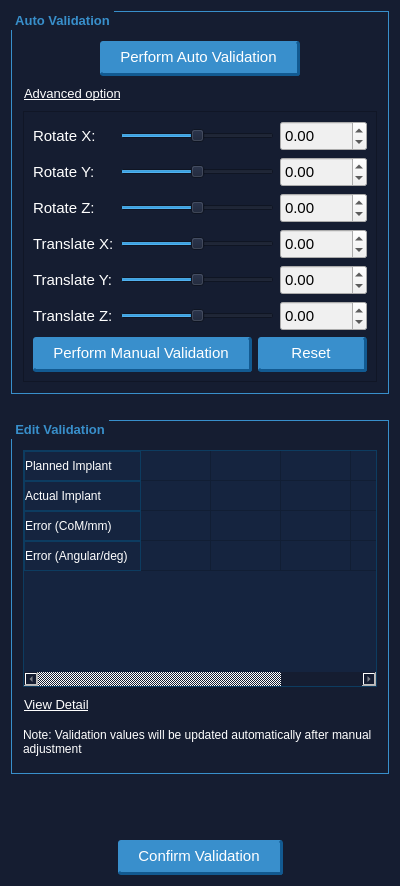
<?xml version="1.0" encoding="UTF-8"?>
<ui version="4.0">
 <class>SCBDentalValidationPipeline</class>
 <widget class="QWidget" name="SCBDentalValidationPipeline">
  <property name="enabled">
   <bool>true</bool>
  </property>
  <property name="geometry">
   <rect>
    <x>0</x>
    <y>0</y>
    <width>400</width>
    <height>886</height>
   </rect>
  </property>
  <property name="minimumSize">
   <size>
    <width>400</width>
    <height>0</height>
   </size>
  </property>
  <property name="maximumSize">
   <size>
    <width>400</width>
    <height>16777215</height>
   </size>
  </property>
  <property name="font">
   <font>
    <family>Microsoft YaHei UI</family>
   </font>
  </property>
  <property name="windowTitle">
   <string>SCBDentalValidationPipeline</string>
  </property>
  <property name="styleSheet">
   <string notr="true">QWidget{
        background-color:#151d31}</string>
  </property>
  <layout class="QVBoxLayout" name="verticalLayout_4">
   <item>
    <widget class="QGroupBox" name="groupBox">
     <property name="font">
      <font>
       <pointsize>10</pointsize>
       <weight>75</weight>
       <bold>true</bold>
      </font>
     </property>
     <property name="styleSheet">
      <string notr="true">QGroupBox {
    background-color: transparent;
    border: 1px solid #388fcb;
    border-radius: 0px;
    margin-top: 4ex; /* leave space at the top for the title */
    font-weight: bold;
	
}

QGroupBox::title {
    subcontrol-origin: margin;
    subcontrol-position: top left; /* position at the top center */
    color: #388fcb;
    padding: 2px;
}</string>
     </property>
     <property name="title">
      <string>Auto Validation</string>
     </property>
     <layout class="QVBoxLayout" name="verticalLayout_3">
      <item>
       <layout class="QHBoxLayout" name="horizontalLayout">
        <item>
         <spacer name="horizontalSpacer">
          <property name="orientation">
           <enum>Qt::Horizontal</enum>
          </property>
          <property name="sizeHint" stdset="0">
           <size>
            <width>359</width>
            <height>17</height>
           </size>
          </property>
         </spacer>
        </item>
        <item>
         <widget class="QPushButton" name="autoValidationPushButton">
          <property name="font">
           <font>
            <family>Microsoft YaHei UI</family>
            <pointsize>11</pointsize>
           </font>
          </property>
          <property name="styleSheet">
           <string notr="true">QPushButton{
padding:7px 20px 7px 20px;
outline:none;
background-color: #398fcc;
border-radius:3px; 
border-top: none;
border-left: none;
border-right: 3px  solid #125a91;
border-bottom: 3px  solid #125a91;
color:rgb(255, 255, 255);
}

QPushButton:hover{ 
background-color:#2fa2f4; 
color: white; 
}

QPushButton:pressed
{ 
background-color: #398fcc;
border:none;
}


/*
QPushButton {
color: #333;
border: 2px solid #555;
border-radius: 11px;
padding: 5px;
background: qradialgradient(cx: 0.3, cy: -0.4,
fx: 0.3, fy: -0.4,
radius: 1.35, stop: 0 #fff, stop: 1 #888);
min-width: 80px;
}

QPushButton:hover {
background: qradialgradient(cx: 0.3, cy: -0.4,
fx: 0.3, fy: -0.4,
radius: 1.35, stop: 0 #fff, stop: 1 #bbb);
}

QPushButton:pressed {
background: qradialgradient(cx: 0.4, cy: -0.1,
fx: 0.4, fy: -0.1,
radius: 1.35, stop: 0 #fff, stop: 1 #ddd);
}
*/</string>
          </property>
          <property name="text">
           <string>Perform Auto Validation</string>
          </property>
         </widget>
        </item>
        <item>
         <spacer name="horizontalSpacer_5">
          <property name="orientation">
           <enum>Qt::Horizontal</enum>
          </property>
          <property name="sizeHint" stdset="0">
           <size>
            <width>359</width>
            <height>17</height>
           </size>
          </property>
         </spacer>
        </item>
        <item>
         <spacer name="horizontalSpacer_2">
          <property name="orientation">
           <enum>Qt::Horizontal</enum>
          </property>
          <property name="sizeHint" stdset="0">
           <size>
            <width>40</width>
            <height>20</height>
           </size>
          </property>
         </spacer>
        </item>
       </layout>
      </item>
      <item>
       <widget class="QPushButton" name="manualRegPushButton">
        <property name="font">
         <font>
          <pointsize>10</pointsize>
          <underline>true</underline>
         </font>
        </property>
        <property name="cursor">
         <cursorShape>PointingHandCursor</cursorShape>
        </property>
        <property name="styleSheet">
         <string notr="true">QPushButton{
text-align: left;
color:white;
}</string>
        </property>
        <property name="text">
         <string>Advanced option</string>
        </property>
        <property name="flat">
         <bool>true</bool>
        </property>
       </widget>
      </item>
      <item>
       <widget class="QFrame" name="manualRegFrame">
        <property name="frameShape">
         <enum>QFrame::StyledPanel</enum>
        </property>
        <property name="frameShadow">
         <enum>QFrame::Raised</enum>
        </property>
        <layout class="QVBoxLayout" name="verticalLayout_2">
         <item>
          <layout class="QGridLayout" name="gridLayout_2">
           <item row="1" column="0">
            <widget class="QLabel" name="label_5">
             <property name="minimumSize">
              <size>
               <width>0</width>
               <height>30</height>
              </size>
             </property>
             <property name="font">
              <font>
               <family>Microsoft YaHei UI</family>
               <pointsize>11</pointsize>
              </font>
             </property>
             <property name="styleSheet">
              <string notr="true">color:white;</string>
             </property>
             <property name="text">
              <string>Rotate Y:</string>
             </property>
            </widget>
           </item>
           <item row="0" column="0">
            <widget class="QLabel" name="label_4">
             <property name="minimumSize">
              <size>
               <width>0</width>
               <height>30</height>
              </size>
             </property>
             <property name="maximumSize">
              <size>
               <width>16777215</width>
               <height>16777215</height>
              </size>
             </property>
             <property name="font">
              <font>
               <family>Microsoft YaHei UI</family>
               <pointsize>11</pointsize>
              </font>
             </property>
             <property name="styleSheet">
              <string notr="true">color:white;</string>
             </property>
             <property name="text">
              <string>Rotate X:</string>
             </property>
            </widget>
           </item>
           <item row="3" column="0">
            <widget class="QLabel" name="label_7">
             <property name="minimumSize">
              <size>
               <width>0</width>
               <height>30</height>
              </size>
             </property>
             <property name="maximumSize">
              <size>
               <width>16777215</width>
               <height>16777215</height>
              </size>
             </property>
             <property name="font">
              <font>
               <family>Microsoft YaHei UI</family>
               <pointsize>11</pointsize>
              </font>
             </property>
             <property name="styleSheet">
              <string notr="true">color:white;</string>
             </property>
             <property name="text">
              <string>Translate X:</string>
             </property>
            </widget>
           </item>
           <item row="2" column="0">
            <widget class="QLabel" name="label_6">
             <property name="minimumSize">
              <size>
               <width>0</width>
               <height>30</height>
              </size>
             </property>
             <property name="font">
              <font>
               <family>Microsoft YaHei UI</family>
               <pointsize>11</pointsize>
              </font>
             </property>
             <property name="styleSheet">
              <string notr="true">color:white;</string>
             </property>
             <property name="text">
              <string>Rotate Z:</string>
             </property>
            </widget>
           </item>
           <item row="4" column="3">
            <widget class="QDoubleSpinBox" name="translateYSpinBox">
             <property name="minimumSize">
              <size>
               <width>0</width>
               <height>30</height>
              </size>
             </property>
             <property name="maximumSize">
              <size>
               <width>16777215</width>
               <height>16777215</height>
              </size>
             </property>
             <property name="font">
              <font>
               <pointsize>11</pointsize>
              </font>
             </property>
             <property name="styleSheet">
              <string notr="true">QDoubleSpinBox{
background-color: #f0f0f0;
color:black;
}</string>
             </property>
             <property name="minimum">
              <double>-2000.000000000000000</double>
             </property>
             <property name="maximum">
              <double>2000.000000000000000</double>
             </property>
            </widget>
           </item>
           <item row="0" column="3">
            <widget class="QDoubleSpinBox" name="rotateXSpinBox">
             <property name="minimumSize">
              <size>
               <width>0</width>
               <height>30</height>
              </size>
             </property>
             <property name="maximumSize">
              <size>
               <width>16777215</width>
               <height>16777215</height>
              </size>
             </property>
             <property name="font">
              <font>
               <pointsize>11</pointsize>
              </font>
             </property>
             <property name="styleSheet">
              <string notr="true">QDoubleSpinBox{
background-color: #f0f0f0;
color:black;
}</string>
             </property>
             <property name="minimum">
              <double>-180.000000000000000</double>
             </property>
             <property name="maximum">
              <double>180.000000000000000</double>
             </property>
             <property name="value">
              <double>0.000000000000000</double>
             </property>
            </widget>
           </item>
           <item row="4" column="1" colspan="2">
            <widget class="QSlider" name="translateYSlider">
             <property name="minimumSize">
              <size>
               <width>0</width>
               <height>30</height>
              </size>
             </property>
             <property name="maximumSize">
              <size>
               <width>16777215</width>
               <height>30</height>
              </size>
             </property>
             <property name="minimum">
              <number>-180</number>
             </property>
             <property name="maximum">
              <number>180</number>
             </property>
             <property name="orientation">
              <enum>Qt::Horizontal</enum>
             </property>
            </widget>
           </item>
           <item row="5" column="1" colspan="2">
            <widget class="QSlider" name="translateZSlider">
             <property name="minimumSize">
              <size>
               <width>0</width>
               <height>30</height>
              </size>
             </property>
             <property name="minimum">
              <number>-180</number>
             </property>
             <property name="maximum">
              <number>180</number>
             </property>
             <property name="orientation">
              <enum>Qt::Horizontal</enum>
             </property>
            </widget>
           </item>
           <item row="0" column="1" colspan="2">
            <widget class="QSlider" name="rotateXSlider">
             <property name="minimumSize">
              <size>
               <width>0</width>
               <height>30</height>
              </size>
             </property>
             <property name="minimum">
              <number>-180</number>
             </property>
             <property name="maximum">
              <number>180</number>
             </property>
             <property name="orientation">
              <enum>Qt::Horizontal</enum>
             </property>
            </widget>
           </item>
           <item row="5" column="0">
            <widget class="QLabel" name="label_9">
             <property name="minimumSize">
              <size>
               <width>0</width>
               <height>30</height>
              </size>
             </property>
             <property name="font">
              <font>
               <family>Microsoft YaHei UI</family>
               <pointsize>11</pointsize>
              </font>
             </property>
             <property name="styleSheet">
              <string notr="true">color:white;</string>
             </property>
             <property name="text">
              <string>Translate Z:</string>
             </property>
            </widget>
           </item>
           <item row="4" column="0">
            <widget class="QLabel" name="label_8">
             <property name="minimumSize">
              <size>
               <width>0</width>
               <height>30</height>
              </size>
             </property>
             <property name="maximumSize">
              <size>
               <width>16777215</width>
               <height>16777215</height>
              </size>
             </property>
             <property name="font">
              <font>
               <family>Microsoft YaHei UI</family>
               <pointsize>11</pointsize>
              </font>
             </property>
             <property name="styleSheet">
              <string notr="true">color:white;</string>
             </property>
             <property name="text">
              <string>Translate Y:</string>
             </property>
            </widget>
           </item>
           <item row="2" column="1" colspan="2">
            <widget class="QSlider" name="rotateZSlider">
             <property name="maximumSize">
              <size>
               <width>16777215</width>
               <height>30</height>
              </size>
             </property>
             <property name="minimum">
              <number>-180</number>
             </property>
             <property name="maximum">
              <number>180</number>
             </property>
             <property name="orientation">
              <enum>Qt::Horizontal</enum>
             </property>
            </widget>
           </item>
           <item row="5" column="3">
            <widget class="QDoubleSpinBox" name="translateZSpinBox">
             <property name="minimumSize">
              <size>
               <width>0</width>
               <height>30</height>
              </size>
             </property>
             <property name="maximumSize">
              <size>
               <width>16777215</width>
               <height>16777215</height>
              </size>
             </property>
             <property name="font">
              <font>
               <pointsize>11</pointsize>
              </font>
             </property>
             <property name="styleSheet">
              <string notr="true">QDoubleSpinBox{
background-color: #f0f0f0;
color:black;
}</string>
             </property>
             <property name="minimum">
              <double>-2000.000000000000000</double>
             </property>
             <property name="maximum">
              <double>2000.000000000000000</double>
             </property>
            </widget>
           </item>
           <item row="3" column="1" colspan="2">
            <widget class="QSlider" name="translateXSlider">
             <property name="maximumSize">
              <size>
               <width>16777215</width>
               <height>30</height>
              </size>
             </property>
             <property name="minimum">
              <number>-180</number>
             </property>
             <property name="maximum">
              <number>180</number>
             </property>
             <property name="orientation">
              <enum>Qt::Horizontal</enum>
             </property>
            </widget>
           </item>
           <item row="1" column="1" colspan="2">
            <widget class="QSlider" name="rotateYSlider">
             <property name="maximumSize">
              <size>
               <width>16777215</width>
               <height>30</height>
              </size>
             </property>
             <property name="minimum">
              <number>-180</number>
             </property>
             <property name="maximum">
              <number>180</number>
             </property>
             <property name="orientation">
              <enum>Qt::Horizontal</enum>
             </property>
            </widget>
           </item>
           <item row="2" column="3">
            <widget class="QDoubleSpinBox" name="rotateZSpinBox">
             <property name="minimumSize">
              <size>
               <width>0</width>
               <height>30</height>
              </size>
             </property>
             <property name="maximumSize">
              <size>
               <width>16777215</width>
               <height>16777215</height>
              </size>
             </property>
             <property name="font">
              <font>
               <pointsize>11</pointsize>
              </font>
             </property>
             <property name="styleSheet">
              <string notr="true">QDoubleSpinBox{
background-color: #f0f0f0;
color:black;
}</string>
             </property>
             <property name="minimum">
              <double>-180.000000000000000</double>
             </property>
             <property name="maximum">
              <double>180.000000000000000</double>
             </property>
            </widget>
           </item>
           <item row="1" column="3">
            <widget class="QDoubleSpinBox" name="rotateYSpinBox">
             <property name="minimumSize">
              <size>
               <width>0</width>
               <height>30</height>
              </size>
             </property>
             <property name="maximumSize">
              <size>
               <width>16777215</width>
               <height>16777215</height>
              </size>
             </property>
             <property name="font">
              <font>
               <pointsize>11</pointsize>
              </font>
             </property>
             <property name="styleSheet">
              <string notr="true">QDoubleSpinBox{
background-color: #f0f0f0;
color:black;
}</string>
             </property>
             <property name="minimum">
              <double>-180.000000000000000</double>
             </property>
             <property name="maximum">
              <double>180.000000000000000</double>
             </property>
            </widget>
           </item>
           <item row="3" column="3">
            <widget class="QDoubleSpinBox" name="translateXSpinBox">
             <property name="minimumSize">
              <size>
               <width>0</width>
               <height>30</height>
              </size>
             </property>
             <property name="maximumSize">
              <size>
               <width>16777215</width>
               <height>16777215</height>
              </size>
             </property>
             <property name="font">
              <font>
               <pointsize>11</pointsize>
              </font>
             </property>
             <property name="styleSheet">
              <string notr="true">QDoubleSpinBox{
background-color: #f0f0f0;
color:black;
}</string>
             </property>
             <property name="minimum">
              <double>-2000.000000000000000</double>
             </property>
             <property name="maximum">
              <double>2000.000000000000000</double>
             </property>
            </widget>
           </item>
          </layout>
         </item>
         <item>
          <layout class="QHBoxLayout" name="horizontalLayout_3">
           <item>
            <widget class="QPushButton" name="manualValidationPushButton">
             <property name="font">
              <font>
               <family>Microsoft YaHei UI</family>
               <pointsize>11</pointsize>
              </font>
             </property>
             <property name="styleSheet">
              <string notr="true">QPushButton{
padding:7px 20px 7px 20px;
outline:none;
background-color: #398fcc;
border-radius:3px; 
border-top: none;
border-left: none;
border-right: 3px  solid #125a91;
border-bottom: 3px  solid #125a91;
color:rgb(255, 255, 255);
}

QPushButton:hover{ 
background-color:#2fa2f4; 
color: white; 
}

QPushButton:pressed
{ 
background-color: #398fcc;
border:none;
}


/*
QPushButton {
color: #333;
border: 2px solid #555;
border-radius: 11px;
padding: 5px;
background: qradialgradient(cx: 0.3, cy: -0.4,
fx: 0.3, fy: -0.4,
radius: 1.35, stop: 0 #fff, stop: 1 #888);
min-width: 80px;
}

QPushButton:hover {
background: qradialgradient(cx: 0.3, cy: -0.4,
fx: 0.3, fy: -0.4,
radius: 1.35, stop: 0 #fff, stop: 1 #bbb);
}

QPushButton:pressed {
background: qradialgradient(cx: 0.4, cy: -0.1,
fx: 0.4, fy: -0.1,
radius: 1.35, stop: 0 #fff, stop: 1 #ddd);
}
*/</string>
             </property>
             <property name="text">
              <string>Perform Manual Validation</string>
             </property>
            </widget>
           </item>
           <item>
            <widget class="QPushButton" name="resetPushButton">
             <property name="font">
              <font>
               <family>Microsoft YaHei UI</family>
               <pointsize>11</pointsize>
              </font>
             </property>
             <property name="styleSheet">
              <string notr="true">QPushButton{
padding:7px 20px 7px 20px;
outline:none;
background-color: #398fcc;
border-radius:3px; 
border-top: none;
border-left: none;
border-right: 3px  solid #125a91;
border-bottom: 3px  solid #125a91;
color:rgb(255, 255, 255);
}

QPushButton:hover{ 
background-color:#2fa2f4; 
color: white; 
}

QPushButton:pressed
{ 
background-color: #398fcc;
border:none;
}


/*
QPushButton {
color: #333;
border: 2px solid #555;
border-radius: 11px;
padding: 5px;
background: qradialgradient(cx: 0.3, cy: -0.4,
fx: 0.3, fy: -0.4,
radius: 1.35, stop: 0 #fff, stop: 1 #888);
min-width: 80px;
}

QPushButton:hover {
background: qradialgradient(cx: 0.3, cy: -0.4,
fx: 0.3, fy: -0.4,
radius: 1.35, stop: 0 #fff, stop: 1 #bbb);
}

QPushButton:pressed {
background: qradialgradient(cx: 0.4, cy: -0.1,
fx: 0.4, fy: -0.1,
radius: 1.35, stop: 0 #fff, stop: 1 #ddd);
}
*/</string>
             </property>
             <property name="text">
              <string>Reset</string>
             </property>
            </widget>
           </item>
          </layout>
         </item>
        </layout>
       </widget>
      </item>
     </layout>
    </widget>
   </item>
   <item>
    <widget class="QLabel" name="label">
     <property name="styleSheet">
      <string notr="true">background-color: transparent;</string>
     </property>
     <property name="text">
      <string/>
     </property>
     <property name="pixmap">
      <pixmap resource="Resource/Dental.qrc">:/HyperBlue/hyperblue/icon/arrow.png</pixmap>
     </property>
     <property name="alignment">
      <set>Qt::AlignCenter</set>
     </property>
    </widget>
   </item>
   <item>
    <widget class="QGroupBox" name="groupBox_2">
     <property name="font">
      <font>
       <pointsize>10</pointsize>
       <weight>75</weight>
       <bold>true</bold>
      </font>
     </property>
     <property name="styleSheet">
      <string notr="true">QGroupBox {
    background-color: transparent;
    border: 1px solid #388fcb;
    border-radius: 0px;
    margin-top: 4ex; /* leave space at the top for the title */
    font-weight: bold;
	
}

QGroupBox::title {
    subcontrol-origin: margin;
    subcontrol-position: top left; /* position at the top center */
    color: #388fcb;
    padding: 2px;
}</string>
     </property>
     <property name="title">
      <string>Edit Validation</string>
     </property>
     <layout class="QVBoxLayout" name="verticalLayout">
      <item>
       <widget class="QTableWidget" name="tableWidget">
        <property name="enabled">
         <bool>false</bool>
        </property>
        <property name="styleSheet">
         <string notr="true">QTableWidget{
   background-color: #15243f;
   border: 1px solid #0d3c60;
color:white;
}

QTableWidget {
   selection-background-color:#1296db; 
   border-radius: 0px;
color:white;
   /*gridline-color: rgb(255, 0, 0)*/
}

QWidget{
   background-color: #15243f;
}

QHeaderView::section
{
background-color:#15243f;
color: white;
border: 1px solid #0d3c60;
}

QTableCornerButton::section {
    background: #15243f;
    border: 1px solid #0d3c60;
}</string>
        </property>
        <property name="frameShape">
         <enum>QFrame::NoFrame</enum>
        </property>
        <property name="lineWidth">
         <number>0</number>
        </property>
        <property name="autoScroll">
         <bool>true</bool>
        </property>
        <property name="cornerButtonEnabled">
         <bool>false</bool>
        </property>
        <property name="rowCount">
         <number>4</number>
        </property>
        <property name="columnCount">
         <number>4</number>
        </property>
        <attribute name="horizontalHeaderVisible">
         <bool>false</bool>
        </attribute>
        <attribute name="horizontalHeaderCascadingSectionResizes">
         <bool>false</bool>
        </attribute>
        <attribute name="horizontalHeaderDefaultSectionSize">
         <number>70</number>
        </attribute>
        <attribute name="horizontalHeaderHighlightSections">
         <bool>true</bool>
        </attribute>
        <attribute name="horizontalHeaderStretchLastSection">
         <bool>true</bool>
        </attribute>
        <attribute name="verticalHeaderDefaultSectionSize">
         <number>30</number>
        </attribute>
        <attribute name="verticalHeaderMinimumSectionSize">
         <number>30</number>
        </attribute>
        <attribute name="verticalHeaderShowSortIndicator" stdset="0">
         <bool>false</bool>
        </attribute>
        <attribute name="verticalHeaderStretchLastSection">
         <bool>false</bool>
        </attribute>
        <row>
         <property name="text">
          <string>Planned Implant</string>
         </property>
        </row>
        <row>
         <property name="text">
          <string>Actual Implant</string>
         </property>
        </row>
        <row>
         <property name="text">
          <string>Error (CoM/mm)</string>
         </property>
        </row>
        <row>
         <property name="text">
          <string>Error (Angular/deg)</string>
         </property>
        </row>
        <column>
         <property name="text">
          <string>Pair 1</string>
         </property>
        </column>
        <column>
         <property name="text">
          <string>Pair 2</string>
         </property>
        </column>
        <column>
         <property name="text">
          <string>Pair3</string>
         </property>
        </column>
        <column>
         <property name="text">
          <string>Pair4</string>
         </property>
        </column>
       </widget>
      </item>
      <item>
       <widget class="QPushButton" name="manualRegPushButton_2">
        <property name="font">
         <font>
          <pointsize>10</pointsize>
          <underline>true</underline>
         </font>
        </property>
        <property name="cursor">
         <cursorShape>PointingHandCursor</cursorShape>
        </property>
        <property name="styleSheet">
         <string notr="true">QPushButton{
text-align: left;
color:white;
}</string>
        </property>
        <property name="text">
         <string>View Detail</string>
        </property>
        <property name="flat">
         <bool>true</bool>
        </property>
       </widget>
      </item>
      <item>
       <widget class="QLabel" name="label_2">
        <property name="minimumSize">
         <size>
          <width>0</width>
          <height>40</height>
         </size>
        </property>
        <property name="styleSheet">
         <string notr="true">color: white; background-color: transparent;</string>
        </property>
        <property name="text">
         <string>Note: Validation values will be updated automatically after manual
adjustment</string>
        </property>
       </widget>
      </item>
     </layout>
    </widget>
   </item>
   <item>
    <spacer name="verticalSpacer">
     <property name="orientation">
      <enum>Qt::Vertical</enum>
     </property>
     <property name="sizeType">
      <enum>QSizePolicy::Minimum</enum>
     </property>
     <property name="sizeHint" stdset="0">
      <size>
       <width>20</width>
       <height>20</height>
      </size>
     </property>
    </spacer>
   </item>
   <item>
    <widget class="QLabel" name="label_3">
     <property name="styleSheet">
      <string notr="true">background-color: transparent;</string>
     </property>
     <property name="text">
      <string/>
     </property>
     <property name="pixmap">
      <pixmap resource="Resource/Dental.qrc">:/HyperBlue/hyperblue/icon/arrow.png</pixmap>
     </property>
     <property name="alignment">
      <set>Qt::AlignCenter</set>
     </property>
    </widget>
   </item>
   <item>
    <spacer name="verticalSpacer_2">
     <property name="orientation">
      <enum>Qt::Vertical</enum>
     </property>
     <property name="sizeType">
      <enum>QSizePolicy::Minimum</enum>
     </property>
     <property name="sizeHint" stdset="0">
      <size>
       <width>20</width>
       <height>20</height>
      </size>
     </property>
    </spacer>
   </item>
   <item>
    <layout class="QHBoxLayout" name="horizontalLayout_2">
     <item>
      <spacer name="horizontalSpacer_3">
       <property name="orientation">
        <enum>Qt::Horizontal</enum>
       </property>
       <property name="sizeHint" stdset="0">
        <size>
         <width>40</width>
         <height>20</height>
        </size>
       </property>
      </spacer>
     </item>
     <item>
      <widget class="QPushButton" name="pushButtonValidationConfirm">
       <property name="font">
        <font>
         <family>Microsoft YaHei UI</family>
         <pointsize>11</pointsize>
        </font>
       </property>
       <property name="styleSheet">
        <string notr="true">QPushButton{
padding:7px 20px 7px 20px;
outline:none;
background-color: #398fcc;
border-radius:3px; 
border-top: none;
border-left: none;
border-right: 3px  solid #125a91;
border-bottom: 3px  solid #125a91;
color:rgb(255, 255, 255);
}

QPushButton:hover{ 
background-color:#2fa2f4; 
color: white; 
}

QPushButton:pressed
{ 
background-color: #398fcc;
border:none;
}


/*
QPushButton {
color: #333;
border: 2px solid #555;
border-radius: 11px;
padding: 5px;
background: qradialgradient(cx: 0.3, cy: -0.4,
fx: 0.3, fy: -0.4,
radius: 1.35, stop: 0 #fff, stop: 1 #888);
min-width: 80px;
}

QPushButton:hover {
background: qradialgradient(cx: 0.3, cy: -0.4,
fx: 0.3, fy: -0.4,
radius: 1.35, stop: 0 #fff, stop: 1 #bbb);
}

QPushButton:pressed {
background: qradialgradient(cx: 0.4, cy: -0.1,
fx: 0.4, fy: -0.1,
radius: 1.35, stop: 0 #fff, stop: 1 #ddd);
}
*/</string>
       </property>
       <property name="text">
        <string>Confirm Validation</string>
       </property>
      </widget>
     </item>
     <item>
      <spacer name="horizontalSpacer_4">
       <property name="orientation">
        <enum>Qt::Horizontal</enum>
       </property>
       <property name="sizeHint" stdset="0">
        <size>
         <width>40</width>
         <height>20</height>
        </size>
       </property>
      </spacer>
     </item>
    </layout>
   </item>
  </layout>
 </widget>
 <resources>
  <include location="Resource/Dental.qrc"/>
  <include location="C:/Users/Jacky/.designer/backup/Resource/Dental.qrc"/>
 </resources>
 <connections/>
</ui>
